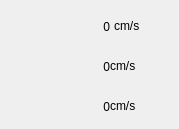
     <widget class="QWidget" name="scrollAreaWidgetContents_4">
      <property name="geometry">
       <rect>
        <x>0</x>
        <y>0</y>
        <width>179</width>
        <height>129</height>
       </rect>
      </property>
      <widget class="QLabel" name="label_105">
       <property name="geometry">
        <rect>
         <x>114</x>
         <y>10</y>
         <width>61</width>
         <height>31</height>
        </rect>
       </property>
       <property name="text">
        <string>cm/s</string>
       </property>
      </widget>
      <widget class="QLabel" name="xSpeed">
       <property name="geometry">
        <rect>
         <x>50</x>
         <y>10</y>
         <width>60</width>
         <height>33</height>
        </rect>
       </property>
       <property name="text">
        <string>0</string>
       </property>
       <property name="alignment">
        <set>Qt::AlignRight|Qt::AlignTrailing|Qt::AlignVCenter</set>
       </property>
      </widget>
      <widget class="QLabel" name="label_108">
       <property name="geometry">
        <rect>
         <x>10</x>
         <y>10</y>
         <width>40</width>
         <height>40</height>
        </rect>
       </property>
       <property name="styleSheet">
        <string notr="true">border-image: url(:/images/source/xSpeed.png);</string>
       </property>
       <property name="text">
        <string/>
       </property>
      </widget>
      <widget class="QLabel" name="label_109">
       <property name="geometry">
        <rect>
         <x>110</x>
         <y>50</y>
         <width>61</width>
         <height>31</height>
        </rect>
       </property>
       <property name="text">
        <string>cm/s</string>
       </property>
      </widget>
      <widget class="QLabel" name="ySpeed">
       <property name="geometry">
        <rect>
         <x>50</x>
         <y>50</y>
         <width>60</width>
         <height>33</height>
        </rect>
       </property>
       <property name="text">
        <string>0</string>
       </property>
       <property name="alignment">
        <set>Qt::AlignRight|Qt::AlignTrailing|Qt::AlignVCenter</set>
       </property>
      </widget>
      <widget class="QLabel" name="label_110">
       <property name="geometry">
        <rect>
         <x>10</x>
         <y>50</y>
         <width>40</width>
         <height>40</height>
        </rect>
       </property>
       <property name="styleSheet">
        <string notr="true">border-image: url(:/images/source/ySpeed.png);</string>
       </property>
       <property name="text">
        <string/>
       </property>
      </widget>
      <widget class="QLabel" name="label_113">
       <property name="geometry">
        <rect>
         <x>110</x>
         <y>90</y>
         <width>61</width>
         <height>31</height>
        </rect>
       </property>
       <property name="text">
        <string>cm/s</string>
       </property>
      </widget>
      <widget class="QLabel" name="label_114">
       <property name="geometry">
        <rect>
         <x>10</x>
         <y>90</y>
         <width>40</width>
         <height>40</height>
        </rect>
       </property>
       <property name="styleSheet">
        <string notr="true">border-image: url(:/images/source/zSpeed.png);</string>
       </property>
       <property name="text">
        <string/>
       </property>
      </widget>
      <widget class="QLabel" name="zSpeed">
       <property name="geometry">
        <rect>
         <x>50</x>
         <y>90</y>
         <width>60</width>
         <height>33</height>
        </rect>
       </property>
       <property name="text">
        <string>0</string>
       </property>
       <property name="alignment">
        <set>Qt::AlignRight|Qt::AlignTrailing|Qt::AlignVCenter</set>
       </property>
      </widget>
     </widget>
